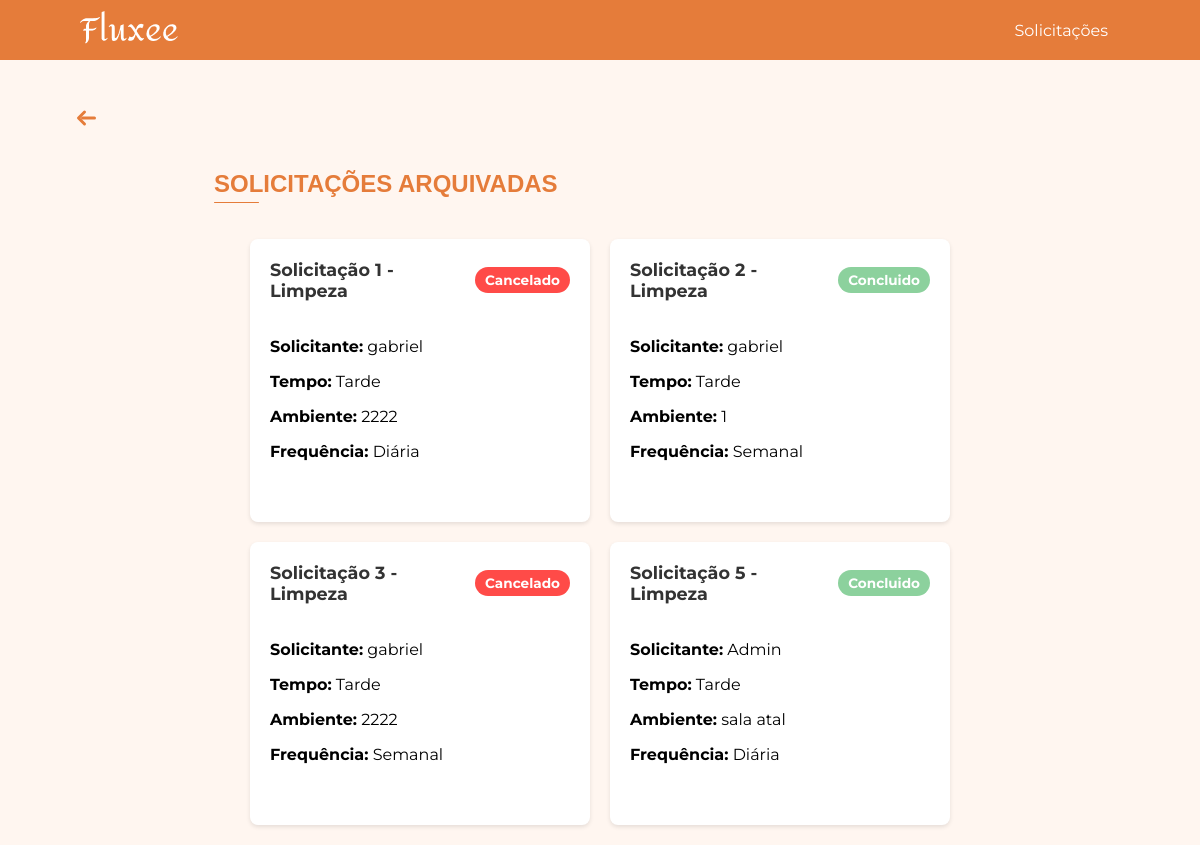
The app's page /solicitacoes/arquivadas/ (signed in) with its own data.
### app/models.py (models this page shows, shortened)
class SolicitacaoLimpeza(db.Model):
    __tablename__ = 'solicitacao_limpeza'
    id = db.Column(db.Integer, primary_key=True)
    solicitante = db.Column(db.String(200))
    servico_id = db.Column(db.Integer, db.ForeignKey('services.id'), nullable=True)
    tempo = db.Column(db.String)
    ambiente = db.Column(db.String)
    frequencia = db.Column(db.String)
    status = db.Column(db.String(50), nullable=False, default="Aguardando")

### app/view.py (the view)
@app.route('/solicitacoes/arquivadas/')
@login_required
def solicitacoes_arquivadas():
    solicitacoes_produto_models = Solicitacao.query.options(db.joinedload(Solicitacao.disciplina), db.joinedload(Solicitacao.produto)).filter(Solicitacao.status.in_(["Concluido", "Cancelado"])).all()
    solicitacoes_produto_dto = [
        SolicitacaoProdutoDTO(
            id=s.id,
            nome=s.nome,
            disciplina_nome=s.disciplina.nome if s.disciplina else "N/A",
            produto_nome=s.produto.nome if s.produto else "N/A",
            quantidade=s.quantidade,
            data_limite=s.data_limite,
            finalidade=s.finalidade,
            status=s.status
        ) for s in solicitacoes_produto_models
    ]
    solicitacoes_transporte_models = SolicitacaoTransporte.query.filter(SolicitacaoTransporte.status.in_(["Concluido", "Cancelado"])).all()
    solicitacoes_transporte_dto = [
        SolicitacaoTransporteDTO(
            id=s.id,
            solicitante=s.solicitante,
            servico_id=s.servico_id,
            data_saida=s.data_saida,
            data_retorno=s.data_retorno,
            quantidade_de_onibus=s.quantidade_de_onibus,
            horario_de_saida=s.horario_de_saida,
            horario_de_chegada=s.horario_de_chegada,
            status=s.status
        ) for s in solicitacoes_transporte_models
    ]
    solicitacoes_seguranca_models = SolicitacaoSeguranca.query.filter(SolicitacaoSeguranca.status.in_(["Concluido", "Cancelado"])).all()
    solicitacoes_seguranca_dto = [
        SolicitacaoSegurancaDTO(
            id=s.id,
            solicitante=s.solicitante,
            servico_id=s.servico_id,
            data_inicio=s.data_inicio,
            area_atuacao=s.area_atuacao,
            turno=s.turno,
            status=s.status
        ) for s in solicitacoes_seguranca_models
    ]
    solicitacoes_limpeza_models = SolicitacaoLimpeza.query.filter(SolicitacaoLimpeza.status.in_(["Concluido", "Cancelado"])).all()
    solicitacoes_limpeza_dto = [
        SolicitacaoLimpezaDTO(
            id=s.id,
            solicitante=s.solicitante,
            servico_id=s.servico_id,
            tempo=s.tempo,
            ambiente=s.ambiente,
            frequencia=s.frequencia,
            status=s.status
        ) for s in solicitacoes_limpeza_models
    ]
    solicitacoes = solicitacoes_produto_dto + solicitacoes_transporte_dto + solicitacoes_seguranca_dto + solicitacoes_limpeza_dto
    return render_template(
        'solicitacoes_arquivadas.html',
        solicitacoes=solicitacoes,
    )

### app/models.py (called while the page is built)
@login_manager.user_loader
def load_user(user_id):
    return User.query.get(int(user_id))

### app/templates/solicitacoes_arquivadas.html (shortened to what this page needs)
<!DOCTYPE html>
<html lang="pt-BR">
<head>
    <link rel="stylesheet" href="{{ url_for('static', filename='css/home.css') }}">
    <link rel="stylesheet" href="{{ url_for('static', filename='css/solicitacoes.css') }}">
</head>
<body>
    {% include 'componentes/alertas/alerta_sucesso.html' %}
    {% include 'componentes/header/header.html' %}
{% with texto="SOLICITAÇÕES ARQUIVADAS" %}
        {% include 'componentes/titulos/titulo.html' %}
    {% endwith %}
    <div class="solicitacoes-container">
        {% for solicitacao in solicitacoes %}
            {% include 'componentes/cards/card_solicitacao.html' %}
        {% endfor %}
    </div>
</body>
</html>

### app/templates/componentes/cards/card_solicitacao.html (shortened to what this page needs)
<div class="solicitacao-card">
    <div class="header">
        <span class="id-solicitacao">Solicitação {{ solicitacao.id }} - {{ solicitacao.categoria }}</span>
        <span class="status {{ solicitacao.status | lower }}">{{ solicitacao.status }}</span>
    </div>
    <div class="content">
        <p><strong>Solicitante:</strong> {{ solicitacao.solicitante }}</p>
        {% if solicitacao.categoria == "Transporte" %}
            <p><strong>Data de Saída:</strong> {{ solicitacao.data_saida }}</p>
            <p><strong>Data de Retorno:</strong> {{ solicitacao.data_retorno }}</p>
        {% elif solicitacao.categoria == "Limpeza" %}
            <p><strong>Tempo:</strong> {{ solicitacao.tempo }}</p>
            <p><strong>Ambiente:</strong> {{ solicitacao.ambiente }}</p>
            <p><strong>Frequência:</strong> {{ solicitacao.frequencia }}</p>
        {% elif solicitacao.categoria == "Segurança" %}
            <p><strong>Data de Início:</strong> {{ solicitacao.data_inicio }}</p>
            <p><strong>Área de Atuação:</strong> {{ solicitacao.area_atuacao }}</p>
            <p><strong>Turno:</strong> {{ solicitacao.turno }}</p>
        {% elif solicitacao.categoria == "Produto" %}
            <p><strong>Nome:</strong> {{ solicitacao.nome }}</p>
            <p><strong>Finalidade:</strong> {{ solicitacao.finalidade }}</p>
        {% endif %}
    </div>
</div>

### app/static/css/home.css (style rules this page uses)
html, body { margin: 0; padding: 0; font-family: 'Montserrat', Arial, sans-serif; background-color: #FFF6F0; }

### app/static/css/solicitacoes.css (style rules this page uses)
.solicitacoes-container { width: 80%; margin-inline: auto ; display: flex; flex-wrap: wrap; gap: 20px; padding: 20px; justify-content: center; }
.solicitacao-card { background-color: #fff; border-radius: 8px; box-shadow: 0 2px 4px rgba(0, 0, 0, 0.1); width: 300px; padding: 20px; display: flex; flex-direction: column; gap: 10px; }
.solicitacao-card .header { display: flex; justify-content: space-between; align-items: center; margin-bottom: 10px; }
.solicitacao-card .id-solicitacao { font-size: 1.1em; font-weight: bold; color: #333; }
.solicitacao-card .status { padding: 5px 10px; border-radius: 20px; font-size: 0.85em; font-weight: bold; color: #fff; }
.solicitacao-card .status.cancelado { background-color: #ff4b48; }
.solicitacao-card .status.concluido { background-color: #8cd19d; }
.solicitacao-card .content { margin-bottom: 15px; }

### records on screen
SolicitacaoLimpeza: id "1", categoria "Limpeza", status "Cancelado", solicitante "gabriel", tempo "Tarde", ambiente "2222", frequencia "Diária"
SolicitacaoLimpeza: id "2", categoria "Limpeza", status "Concluido", solicitante "gabriel", tempo "Tarde", ambiente "1", frequencia "Semanal"
SolicitacaoLimpeza: id "3", categoria "Limpeza", status "Cancelado", solicitante "gabriel", tempo "Tarde", ambiente "2222", frequencia "Semanal"
SolicitacaoLimpeza: id "5", categoria "Limpeza", status "Concluido", solicitante "Admin", tempo "Tarde", ambiente "sala atal", frequencia "Diária"

### other values on screen
{{ texto }} "SOLICITAÇÕES ARQUIVADAS"
